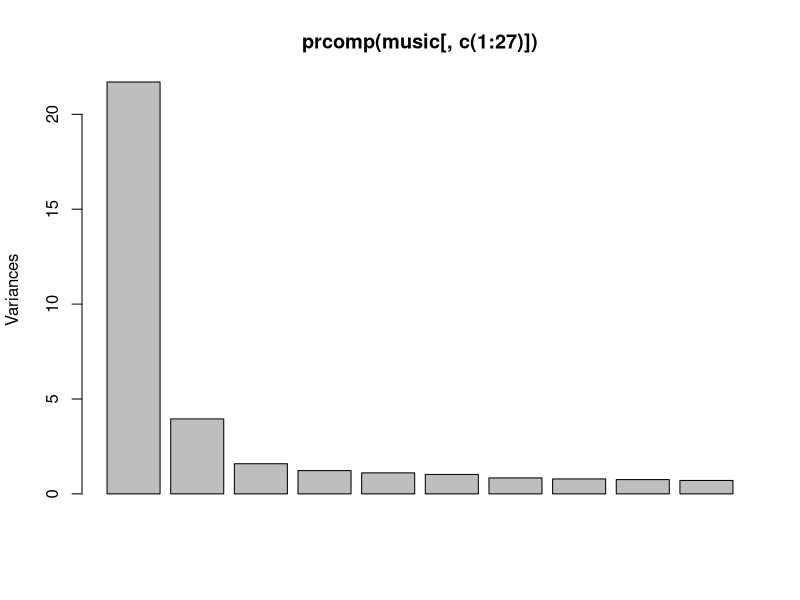
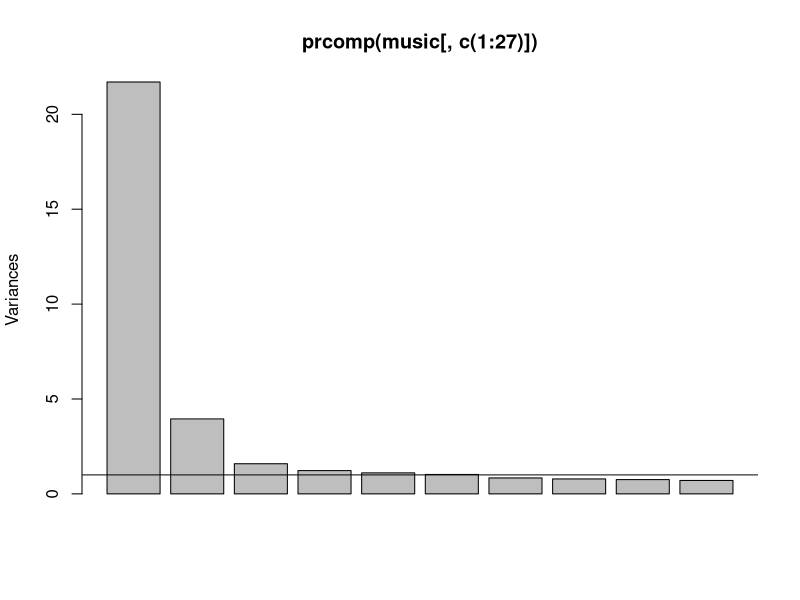
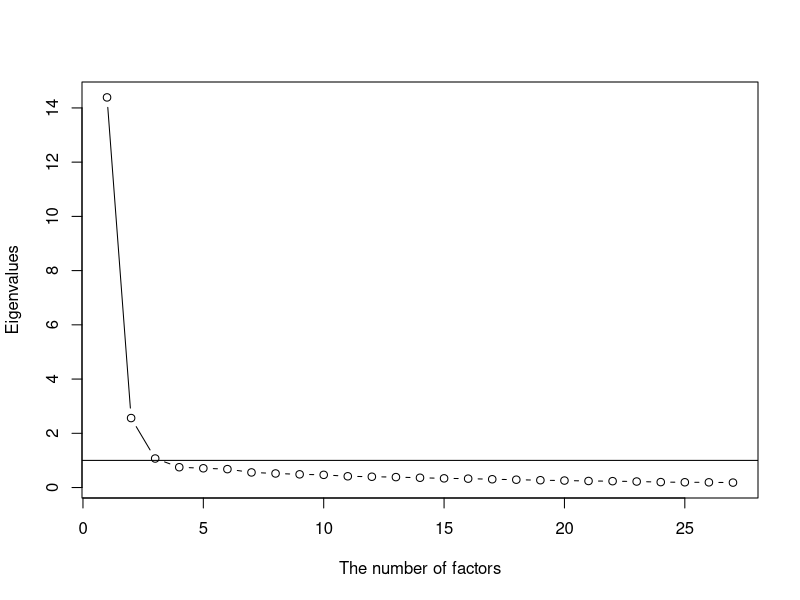

Generate these figures, in order, with R: (Note: this script raises an error after producing the figures.)
setwd("/Users/olivia/Desktop/IMC/463 ML/Assignment/hw6")
music <- read.csv("music.csv", header = T)
library(psych)
head(music)
str(music)
alpha(music)
## set column names as numeric
colnames(music) <- c(1:28)
colnames(music)
principal(music[,])
fit = principal(music[,])
round(fit$values, 4)

## a.
## for prcomp
plot(prcomp(music[,c(1:27)]))
screeplot(prcomp(music[,c(1:27)]))
abline(h=1)
## for principal
fit1<-principal(music[,c(1:27)])
plot(1:27, fit1$values, type="b",xlab="The number of factors",ylab="Eigenvalues")
abline(h=1) # Kaiser criterion
#nfactor =3
newdat <- music[,c(1:27)]
## b.


## waynao's code

##b.
fit2 <- principal(newdat, nfactor =3)
print(fit2$loadings, cutoff=0.5, digits=3,sort=TRUE)

##c. 
alpha(music[,c(-4,-26,-28)])$total
#d.
alpha(music[,c(1:27)])

#e.
## rotation
fit3 = principal(music[,c(-4,-26,-28)], nfactor=3)
fit3
print(fit3$loadings, cutoff =0.5, digits=3, sort=TRUE)
round(fit3$values, 4)
#Cumulative Var        0.28 0.54 0.68
fit3$rot.mat
#[,1]       [,2]       [,3]
#[1,]  0.6330490 0.63716047  0.4396311
#[2,] -0.5050575 0.77034645 -0.3892085
#[3,] -0.5866565 0.02434908  0.8094697

round(fit3$loadings %*% fit3$rot.mat, 2)

## Results are the same
#sum(fit1$values[1:2])
#sum(fit2$values[1:2])

print(fit3$loadings, cutoff =0.5, digits=3, sort=TRUE)

fit3 = principal(music[,c(-4,-26,-28)], nfactor=3)
fit3
print(fit3$loadings, cutoff =0.5, digits=3, sort=TRUE)


##f.
fit4<-principal(music[,c(-4,-26,-28)],nfactor=3,score = TRUE, rotate="promax")
cor(fit4$scores)

fit5<-principal(music[,c(-28,-1,-17,-7,-14,-4,-26,-8,-9,-10,-11)],nfactor=3,score = TRUE, rotate="promax")
cor(fit5$scores)

fit6 <- principal(music[,c(-4,-6,-7,(-16:-20),(-22:-24),-27,-28)])


round(apply(cbind()))

##g.

music$factor1<-apply(music[,c(8:15,21,24)], 1, mean)
music$factor2<-apply(music[,c(1:3,5:7,16,19:20,23,25)], 1, mean)
music$factor3<-apply(music[,c(13,17:18,22,24,27)], 1, mean)

##
music$factor1<-apply(music[,c(12:13,15,21,24)], 1, mean)
music$factor2<-apply(music[,c(2:3,5:6,16,19,20,23,25)], 1, mean)
music$factor3<-apply(music[,c(13,18,22,24,27)], 1, mean)
fittime<-lm(time1~factor1+factor2+factor3,data=music)
summary(fittime)

## NFACTOR =3
##-28
#alpha(newdat)


fit = principal(music[,-28])
round(fit$values, 4)

## -4

principal(music[,-4])
fit = principal(music[,c(-4)])
round(fit$values, 4)



principal(music[,c(-4,-6,-7,(-16:-18),-28)])
fit = principal(music[,c(-4,-28)])
round(fit$values, 4)

test <- music[,c(-4,-6,-7,(-16:-20),(-22:-24),-27,-28)]
fit = principal(test)
#principal((music[,c(-4,-6,-7,(-16:-20),(-22:-24),-27,-28)])
round(fit$values, 4)
alpha(test)
alpha(music[,c(-4,-6,-7,(-16:-20),(-22:-24),-27,-28)])


fit$loadings

##?
round(fit$communality, 4)
round(diag(fit$loadings %*% t(fit$loadings)), 4)
round(fit$uniquenesses, 4)



cor(music, fit$scores)




## NFACTOR =2
fit3 = principal(music, nfactor=3, rotate="none")
fit3
## scree plot
plot(prcomp(music))
fit1 = principal(music, nfactor=2, rotate="none")
fit1
#Cumulative Var         0.52 0.61
plot(1:28, fit1$values, type="b")
abline(h=1)
fit1
#Cumulative Var         0.52 0.61

## test
plot(prcomp(test))
fit4 = principal(test, nfactor=2, rotate="none")
fit4
#Cumulative Var        0.62 0.71






### MY CODE
## rotation
plot(prcomp(music))
fit2 = principal(music, nfactor=2)
fit2
#Cumulative Var        0.32 0.61
fit2$rot.mat
#           [,1]      [,2]
#[1,]  0.7364474 0.6764948
#[2,] -0.6764948 0.7364474
round(fit2$loadings %*% fit2$rot.mat, 2)

## Results are the same
sum(fit1$values[1:2])
sum(fit2$values[1:2])

print(fit2$loadings, cutoff =0.3, digits=3, sort=TRUE)
